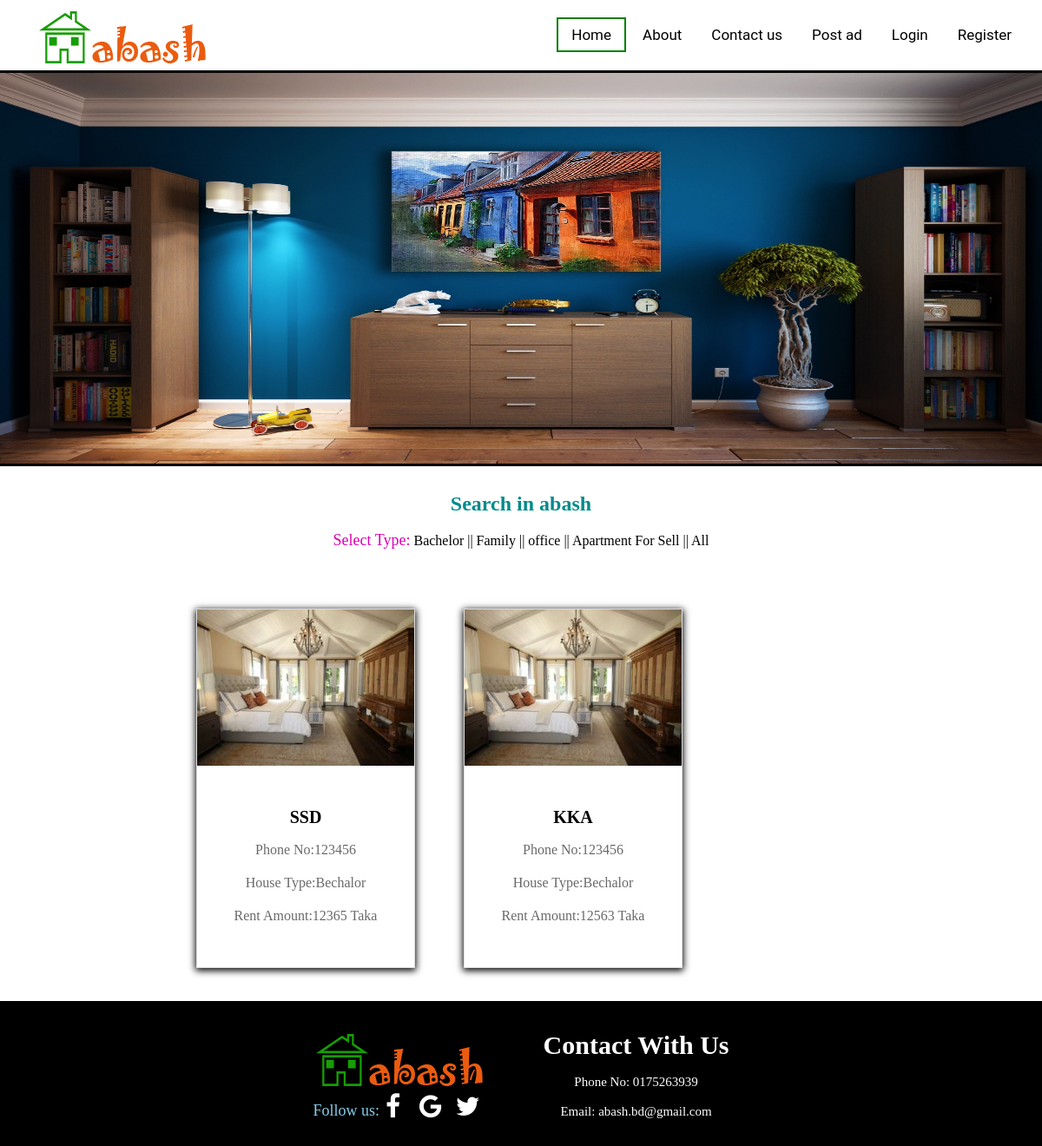
Screenshot of /bechalor.php with the database file from the repository.
### tables this page shows
CREATE TABLE `post` (
  `un` varchar(50) NOT NULL,
  `name` varchar(150) NOT NULL,
  `email` varchar(200) NOT NULL,
  `address` longtext NOT NULL,
  `rent_price` decimal(10,0) NOT NULL,
  `date_a` date NOT NULL,
  `phone_no` varchar(15) NOT NULL,
  `type` varchar(200) NOT NULL,
  `image` longblob NOT NULL
);

### bechalor.php (the view, shortened to what this page needs)
<?php
$connection = mysqli_connect("localhost", "root", "","ab");
$sql = "SELECT * FROM post WHERE type='Bechalor' ";
$result = mysqli_query($connection,$sql);
?>
<html>
<head>
	<link href='css/style.css' rel='stylesheet'>
	<link rel="stylesheet" href="https://cdnjs.cloudflare.com/ajax/libs/font-awesome/4.7.0/css/font-awesome.min.css">
</head>
<body>
	 <div class="logo_menu">
	    <div class="neon">
		    <img src="img/logo.png">
	    </div>
		<ul class="main-nav">
		    <li class="active"><a href="index.php">Home</a></li>
			<li><a href="about.php">About</a></li>
			<li><a href="#contact">Contact us</a></li>
			<li><a href="post.php">Post ad</a></li>
			<li><a href="login.php">Login</a></li>
			<li><a href="register.php">Register</a></li>
		</ul>
	</div>
	       <div class="slider">
				  <img class="mySlides" src="img/2.jpg">
            </div>
	  <div class="search">
	        <h2 style="color:darkcyan">Search in abash</h2></br>
	        <ul>
	           <li>
			   <font face="serif" size="4" color="dark skyblue">Select Type:</font>
			   <a href="bechalor.php" style="text-decoration: none;color: black"><label  name="type1" value="bachelor" title="click here">Bachelor ||</label></a>
			   <a href="family.php" style="text-decoration: none;color: black"><label  name="type" value="family" title="click here">Family ||</label></a>
			  <a href="office.php" style="text-decoration: none;color: black"><label  name="type" value="office" title="click here">office ||</label></a>
			   <a href="apart.php" style="text-decoration: none;color: black"><label name="type" value="Apartment_For_Sell" title="click here">Apartment For Sell ||</label></a>
			   <a href="index.php" style="text-decoration: none;color: black"><label name="type"  title="click here">All</label></a>
			   </li>
			</ul>
	  </div>
		<div class="product_area">
		  <ul>
              <?php
              if ($result->num_rows > 0) {
                    while($row = $result->fetch_assoc()){ ?>
                        <li>
                            <a href="#">
                                <div class="single_product">
                                    <img src=<?= $row['image']; ?>>
                                    <div class="single_product_text">
                                        <h2><?= $row['address']; ?></h2>
                                        <p>Phone No:<?= $row['phone_no']; ?></p>
                                        <p>House Type:<?= $row['type']; ?></p>
                                        <p>Rent Amount:<?= $row['rent_price']; ?> taka</p>
                                    </div>
                                </div>
                            </a>
                        </li>
                    <?php }
                }
              ?>
		  </ul>
		</div>
</body>
	<footer class="footer">
	<ul>
		<li>
		<div>
			<img src="img/logo.png">
		</div>
		<div>
			<font face="serif" size="4" color="skyblue">Follow us:</font>
			<a href="#" class="call"><i class="fa fa-facebook-f" style="font-size:30px;width:23px;background-color:black;color:white;padding-right: 15px"></i></a>
			<a href="#" class="call"><i class="fa fa-google" style="font-size:30px;background-color:black;color:white;padding-right: 12px"></i></a>
			<a href="#" class="call"><i class="fa fa-twitter" style="font-size:30px;background-color:black;color:white;padding-right: 9px"></i></a>
		</div>
       </li>
	   <li>
		<div class="contact">
			<h1><a name="contact"></a>Contact With Us</h1><br>
			<p>Phone No: 0175263939</p><br>
			<p>Email: abash.bd@gmail.com</p>
		</div>
       </li>
	</ul>
	</footer>
</html>

### css/style.css (style rules this page uses)
* { margin: 0; padding: 0; }
.neon { float: left; margin-left: 40px; list-style: none; margin-right: 15px; }
.main-nav { float: right; list-style: none; margin-top: 25px; margin-right: 15px; }
.main-nav li { display: inline-block; }
.main-nav li a { color: black; text-decoration: none; padding: 8px 15px; font-family: "Roboto", sans-serif; font-size: 17px; }
.main-nav li.active a { border: 2px solid green; }
.slider img { border-top: 3px solid black; border-bottom: 3px solid black; height:450px; width:100%; }
.search { padding:30px; text-align:center; }
.search ul li { display: inline-block; text-align:left; }
.product_area { padding-left:200px; padding-left:200px; }
.product_area ul li { display: inline-block; text-align: center; margin: 38px 26px; box-shadow: 0px 2px 8px 1px #000; }
.product_area ul li a { text-decoration:none; }
.single_product { border:1px solid #ddd; }
.single_product img { width: 250px; height: 180px; }
.single_product h2 { color: #000; text-transform: uppercase; font-size: 20px; line-height: 38px; }
.single_product p { color: #696969; text-transform: capitalize; font-size: 16px; line-height: 38px; }
.single_product_text { padding:40px; }
.logo_menu { background-color: #fff; padding: 5px 5px; }
.footer { background-color: black; width: 100%; height: auto; text-align:center; }
.footer ul li { display: inline-block; text-align: center; padding:30px; }
.contact { text-align: center; color: white; font-size: 15px; }

### rows the page displays
post: image (picture), address "SSD", phone_no "123456", type "Bechalor", rent_price "12365"
post: image (picture), address "KKA", phone_no "123456", type "Bechalor", rent_price "12563"
